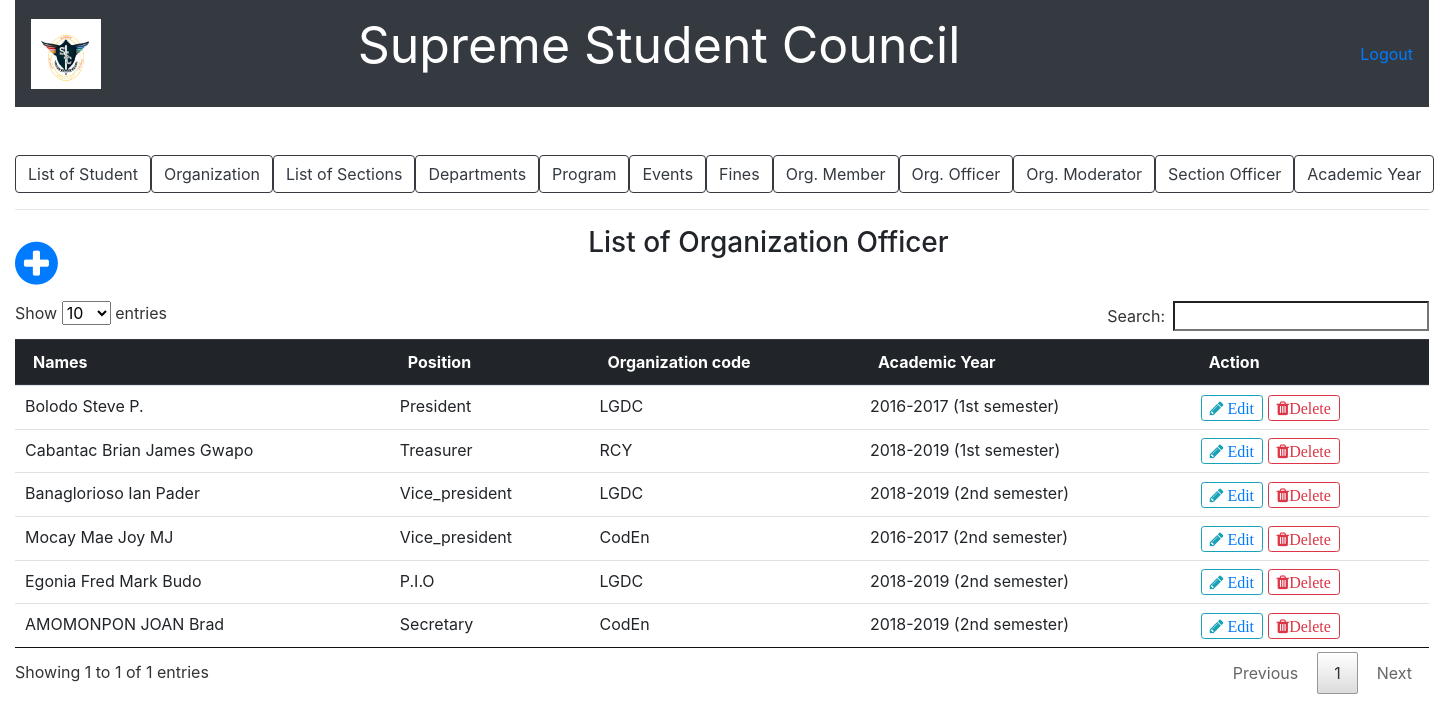
/list_of_organization_officer.php, run on the app's committed database.
### tables this page shows
CREATE TABLE `org_officer` (
  `id_number` varchar(15) NOT NULL,
  `position` varchar(20) NOT NULL,
  `organization_code` varchar(20) NOT NULL,
  `academic_code` int(11) NOT NULL
);

CREATE TABLE `student` (
  `id_number` varchar(15) NOT NULL,
  `last_name` varchar(20) NOT NULL,
  `first_name` varchar(20) NOT NULL,
  `middle_name` varchar(20) NOT NULL,
  `course_code` varchar(10) NOT NULL,
  `section_id` varchar(10) NOT NULL,
  `status` varchar(20) NOT NULL
);

CREATE TABLE `academic_year` (
  `academic_code` int(11) NOT NULL,
  `acad_year` varchar(20) NOT NULL,
  `semester` varchar(20) NOT NULL
);

### list_of_organization_officer.php (the view, shortened to what this page needs)
<?php include('server.php'); ?>
<!DOCTYPE html>
<html>
<head>
		<link rel="stylesheet" href="bootstrap/css/bootstrap.min.css">
		<link rel = "stylesheet" href = "font-awesome-4.7.0/font-awesome-4.7.0/css/font-awesome.min.css">
		<link href = "css/style.css" rel = "stylesheet" type = "text/css" >
		<link  rel = "stylesheet" href = "bootstrap/css/jquery.dataTables.min.css" type = "text/css" >
</head>
<body>
	<div class="container-fluid">
		<nav class="navbar navbar-expand-lg navbar-dark bg-dark">
		   <a href = "index.php"><img src = "picture/ssc.PNG" style=" height:70px; width:70px;"></a>
		  <div class="collapse navbar-collapse" id="navbarTogglerDemo03">
		    	<center><p style="color:white; font-size: 50px; margin-right: 400px;">Supreme Student Council</p></center>
		    	<a href="logout.php">Logout</a>
		  </div>
		</nav>
	</div>
	<br /><br />
	<div class="container-fluid">
				<div class="btn-group btn-group-lg" role="group"">
					<a href = "list_of_student.php"><button type="button" class="btn btn-outline-dark">List of Student</button></a>
					<a href ="list_of_organization.php"><button type="button" class="btn btn-outline-dark">Organization</button></a>
					<a href ="list_of_section.php"><button type="button" class="btn btn-outline-dark">List of Sections</button></a>
					<a href ="list_of_department.php"><button type="button" class="btn btn-outline-dark">Departments</button>
					<a href ="list_of_program.php"><button type="button" class="btn btn-outline-dark">Program</button></a>
					<a href ="list_of_event.php"><button type="button" class="btn btn-outline-dark">Events</button></a>
					<a href ="fines.php"><button type="button" class="btn btn-outline-dark">Fines</button></a>
					<a href ="list_of_organization_member.php"><button type="button" class="btn btn-outline-dark">Org. Member</button></a>
					<a href ="list_of_organization_officer.php"><button type="button" class="btn btn-outline-dark">Org. Officer</button></a>
					<a href ="list_of_organization_moderator.php"><button type="button" class="btn btn-outline-dark">Org. Moderator</button></a>
					<a href ="list_of_section_officer.php"><button type="button" class="btn btn-outline-dark">Section Officer</button></a>
					<a href ="list_of_acad_year.php"><button type="button" class="btn btn-outline-dark">Academic Year</button></a>
				</div>
				<hr />
				<a href = "add_new_organization_officer.php"><span style="float: left; font-size: 50px; margin-right: 50px;"><i class="fa fa-plus-circle" font-size = "50px"></i></span></a>
				<center><h3>List of Organization Officer</h3></center><br />
				<?php $results = mysqli_query($db, "SELECT * FROM org_officer,student,academic_year WHERE student.id_number=org_officer.id_number AND org_officer.academic_code=academic_year.academic_code"); ?>
				<table class="table table-primary" id = "myTable">
				  <thead class="thead-dark">
				    <tr>
				      <th scope="col">Names</th>
				      <th scope="col">Position</th>
				      <th scope="col">Organization code</th>
					  <th scope="col">Academic Year</th>
				      <th scope="col">Action</th>
				    </tr>
				  </thead>
				  <?php while ($row = mysqli_fetch_array($results)){ ?>
				  <tbody>
				    <tr>
							<td><?php echo ucwords($row['last_name']." ".$row['first_name']." ".$row['middle_name'])?></td>
							<td><?php echo $row['position']?></td>
							<td><?php echo $row['organization_code']?></td>
							<td><?php echo $row['acad_year']." "."(".$row['semester'].")" ?></td>
							<td>
								<button type="button" class="btn btn-outline-info btn-sm fa fa-pencil"><a href="update_org_officer.php?edit6=<?php echo $row['id_number']; ?>"> Edit </a></button>
								<button type="button" class="btn btn-outline-danger btn-sm fa fa-trash" data-toggle="modal" data-target="#exampleModal">Delete</button>
							</td>
				    </tr>
				  </tbody>
				<?php
  				  } ?>
				</table>
	</div>
</body>
</html>

### data on the page
org_officer: id_number.middle_name "Bolodo Steve P.", position "President", organization_code "LGDC", academic_code.acad_year "2016-2017", academic_code.semester "1st semester"
org_officer: id_number.middle_name "Cabantac Brian James Gwapo", position "Treasurer", organization_code "RCY", academic_code.acad_year "2018-2019", academic_code.semester "1st semester"
org_officer: id_number.middle_name "Banaglorioso Ian Pader", position "Vice_president", organization_code "LGDC", academic_code.acad_year "2018-2019", academic_code.semester "2nd semester"
org_officer: id_number.middle_name "Mocay Mae Joy MJ", position "Vice_president", organization_code "CodEn", academic_code.acad_year "2016-2017", academic_code.semester "2nd semester"
org_officer: id_number.middle_name "Egonia Fred Mark Budo", position "P.I.O", organization_code "LGDC", academic_code.acad_year "2018-2019", academic_code.semester "2nd semester"
org_officer: id_number.middle_name "AMOMONPON JOAN Brad", position "Secretary", organization_code "CodEn", academic_code.acad_year "2018-2019", academic_code.semester "2nd semester"
